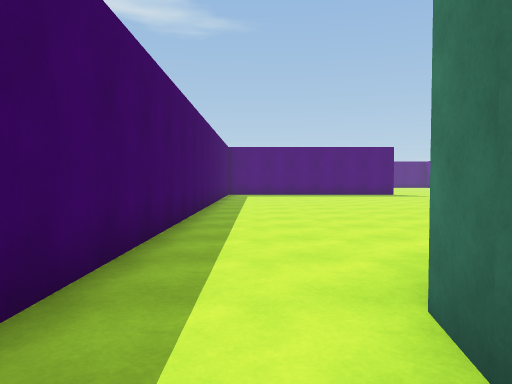
View 1 (above)

16 first-person views from a walk through a Unity game level. The camera is 1.3 m above the floor, tilts 2° down and sees 70° across. The floor is counted in squares, 1.6 m on a side. Each view is taken from the middle of a square. On the plan, view 1 faces up. The plan holds only what a view shows up to about 12 squares ahead; the rest is blank. The place goes on beyond the plan. The player character is not drawn.

View 2
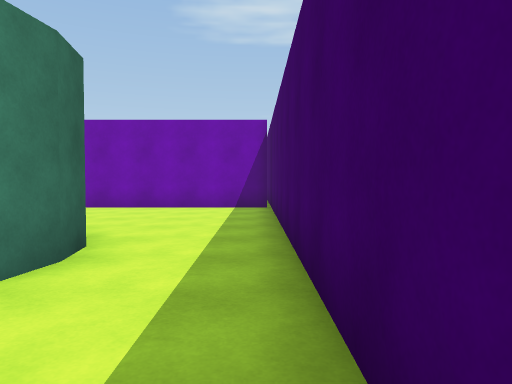

View 3
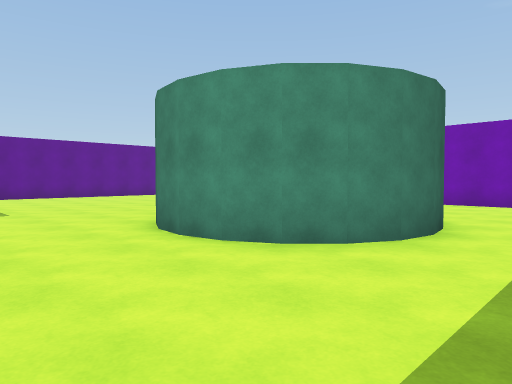

View 4
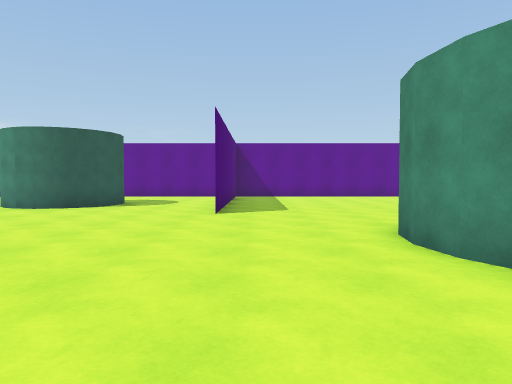

View 5
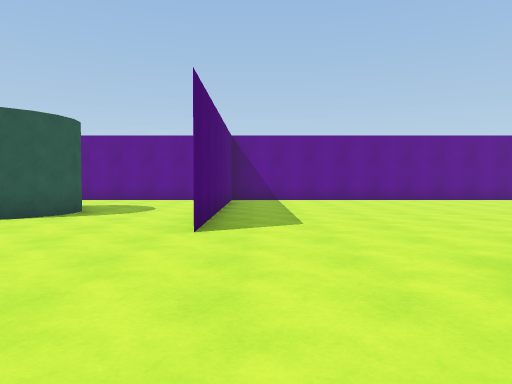

View 6
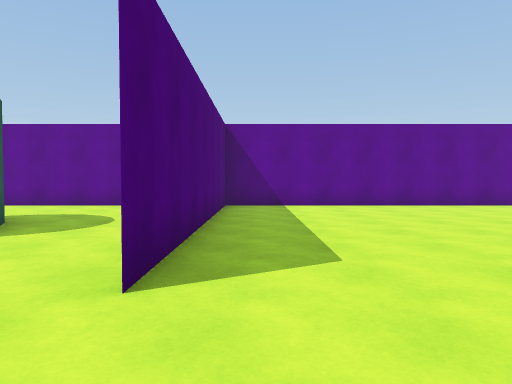

View 7
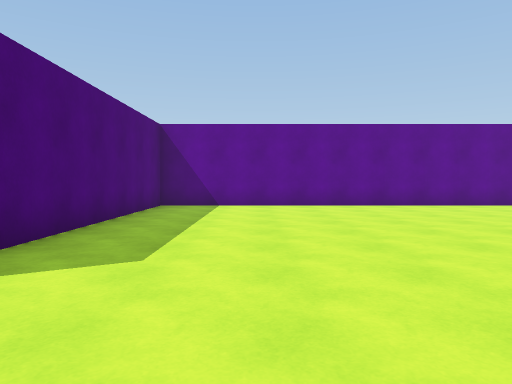

View 8
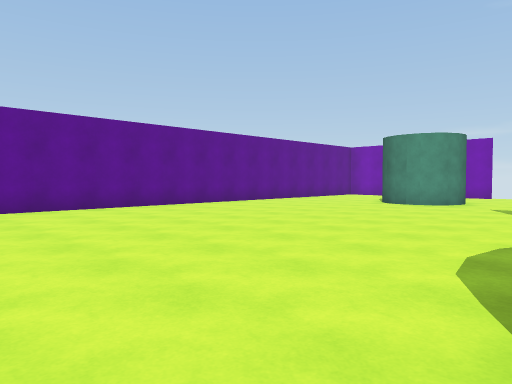

View 9
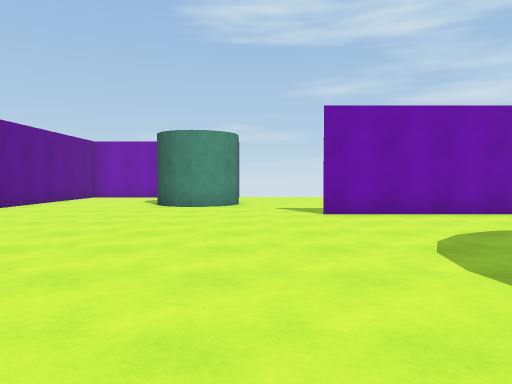

View 10
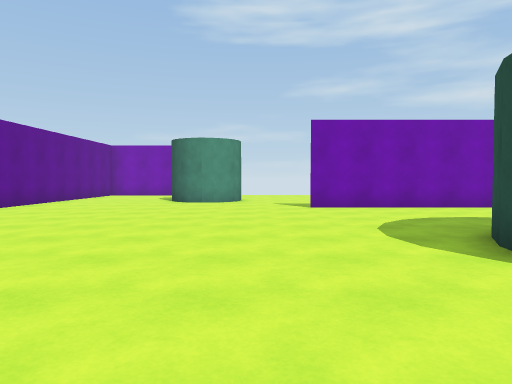

View 11
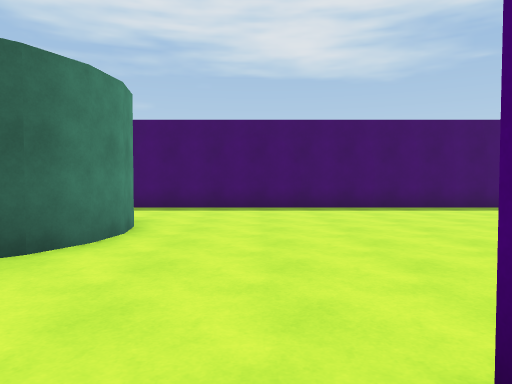

View 12
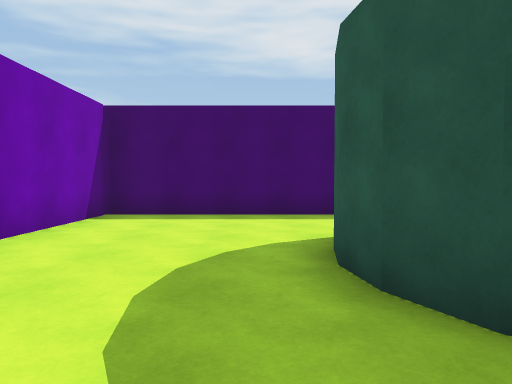

View 13
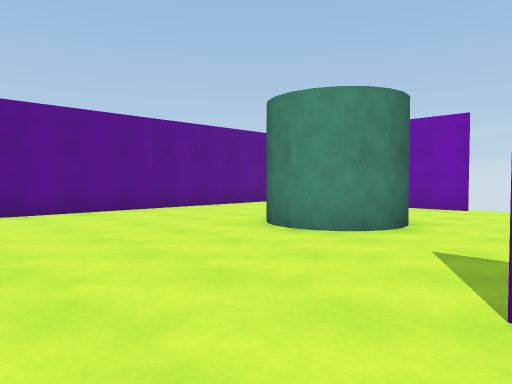

View 14
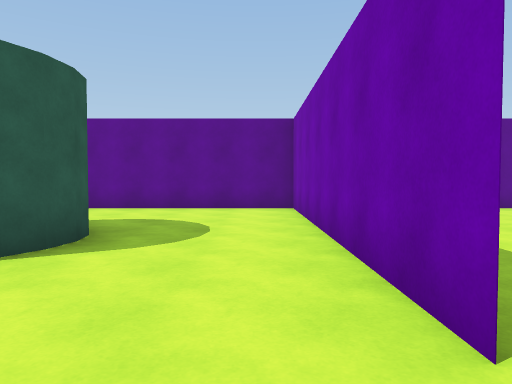

View 15
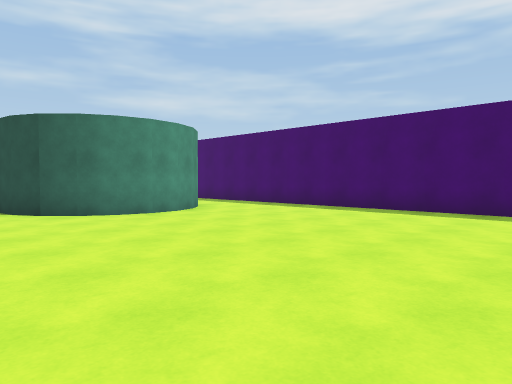

View 16
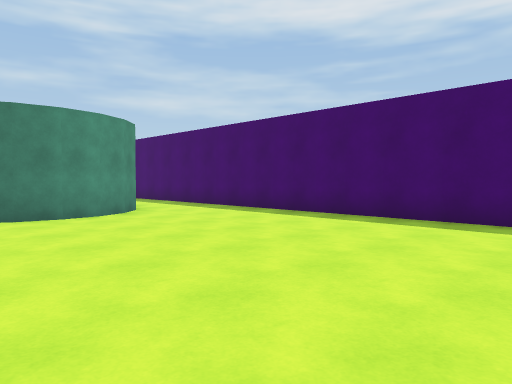

### Floor plan
Points are (right, up) in squares from view 1. A wall is a line through its corners. A room is listed if a view was taken in it or the views show most of it. See-through windows are left out.
Room 1 (views 1, 2, 3, 4, 5, 6, 7, 8, 9, 10, 11, 12, 13, 14, 15, 16)
walls: (6.1, 0.7) (5.6, -0.2); (5.2, -0.7) (4.4, -1.1) (3.6, -1.2) (2.7, -1.1); (1.1, 0.5) (0.9, 1.4) (1.1, 2.2) (1.4, 2.9) (2, 3.5) (2.7, 3.9) (3.6, 4) (4.4, 3.9) (5.1, 3.5) (5.7, 3) (6, 2.2) (6.2, 1.4); (11.9, 10.7) (11.3, 10.4) (10.8, 10.3) (10.2, 10.4) (9.7, 10.7) (9.3, 11.1) (9.1, 11.5) (9, 12.1) (9.1, 12.5); (16.2, 6.9) (7.5, 6.9) (16.1, 6.9); (10.7, -7.7) (11.5, -7.8); (10.5, -7.8) (11.1, -7.7); (9.7, -8.2) (10.9, -7.6) (11.8, -8); (11.6, -7.9) (11.9, -8.2) (12.1, -8.6); (-1.4, -5.5) (7.5, -5.5); (16.2, -7.4) (16.2, 12.5); (-1.4, 12.5) (-1.4, -5)
ways out: opening at (8.5, -6.5); opening at (14, -8.3)

Positions as (right, up) in squares from view 1, and headings:
1: (0, 0), facing up
2: (-1, 5), facing down
3: (-1, 7), facing down-right
4: (-1, 6), facing right
5: (2, 6), facing right
6: (5, 6), facing right
7: (5, 4), facing right
8: (6, 4), facing down-right
9: (9, 3), facing down
10: (9, 5), facing down
11: (9, 6), facing left
12: (7, -2), facing left
13: (7, -3), facing down-right
14: (6, 8), facing right
15: (8, 12), facing down-left
16: (6, 12), facing down-left
